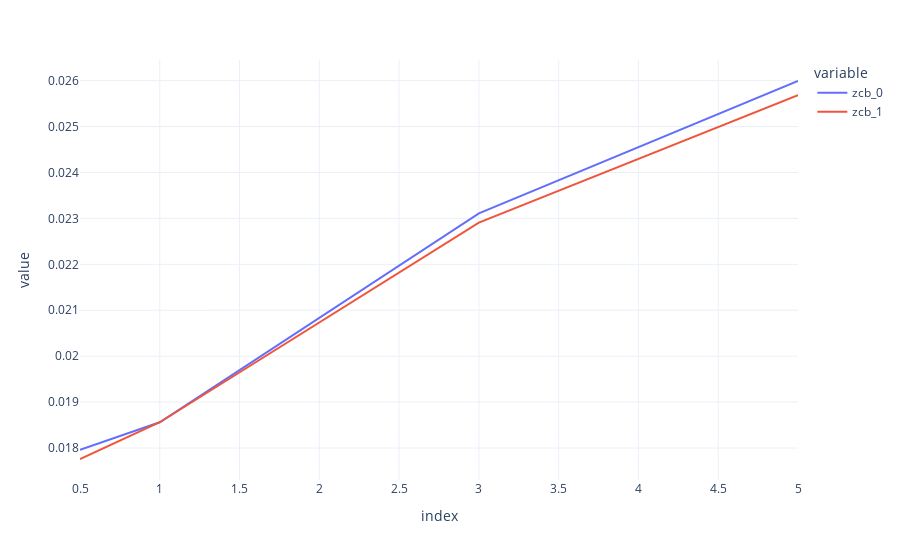

Notebook code for this chart:
### Code cell
ycs = pd.concat([zcb_L0, zcb_L1], axis=1)
ycs.columns = ["zcb_0", "zcb_1"]
ycs.plot()

### Figure 1 — Plotly figure (JSON) as saved in the notebook; plotly's stock layout.template omitted (floating-point values rounded to 4 significant figures)
{"data": [{"hovertemplate": "variable=zcb_0<br>index=%{x}<br>value=%{y}<extra></extra>", "legendgroup": "zcb_0", "line": {"color": "#636efa", "dash": "solid"}, "mode": "lines", "name": "zcb_0", "orientation": "v", "showlegend": true, "type": "scatter", "x": [0.5, 1, 3, 5], "xaxis": "x", "y": [0.01796, 0.01856, 0.02311, 0.02599], "yaxis": "y"}, {"hovertemplate": "variable=zcb_1<br>index=%{x}<br>value=%{y}<extra></extra>", "legendgroup": "zcb_1", "line": {"color": "#EF553B", "dash": "solid"}, "mode": "lines", "name": "zcb_1", "orientation": "v", "showlegend": true, "type": "scatter", "x": [0.5, 1, 3, 5], "xaxis": "x", "y": [0.01776, 0.01856, 0.02291, 0.02569], "yaxis": "y"}], "layout": {"legend": {"title": {"text": "variable"}, "tracegroupgap": 0}, "margin": {"t": 60}, "xaxis": {"anchor": "y", "domain": [0, 1], "title": {"text": "index"}}, "yaxis": {"anchor": "x", "domain": [0, 1], "title": {"text": "value"}}}}
